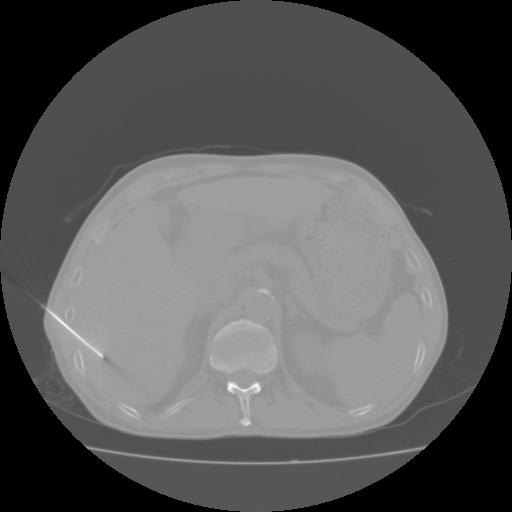
#> input picture Test_Img/10.jpg, 512 x 512 px, found by its file name
$ python compare_images.py
#> lines starting #> are read from the running program, lines starting #| are printed output that depends on the picture
# 返回一个图像，显示两个图像之间的差异。
import matplotlib.pyplot as plt
from matplotlib.gridspec import GridSpec

from skimage import data, transform, exposure, io
from skimage.util import compare_images


# img1 = data.coins()
# img1_equalized = exposure.equalize_hist(img1)
# img2 = transform.rotate(img1, 2)
from skimage import data, morphology, img_as_float, io
img1 = img_as_float(io.imread('/home/qiao/PythonProjects/Scikit-image_On_CT/Test_Img/10.jpg'))
#> img1: shape (512, 512) float64; min 0, max 0.996, mean 0.356
img1_equalized = exposure.equalize_hist(img1)
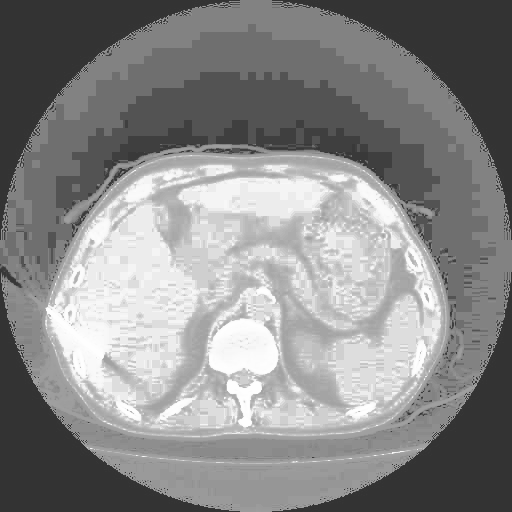
#> img1_equalized: shape (512, 512) float64; min 0.202, max 1, mean 0.539
img2 = img_as_float(io.imread('/home/qiao/PythonProjects/Scikit-image_On_CT/Test_Img/11.jpg'))
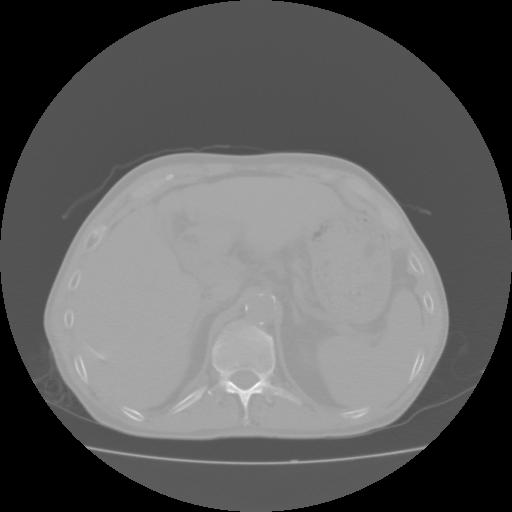
#> input picture Test_Img/11.jpg, 512 x 512 px, found by its file name
#> img2: shape (512, 512) float64; min 0, max 1, mean 0.376


comp_equalized = compare_images(img1, img1_equalized, method='checkerboard')
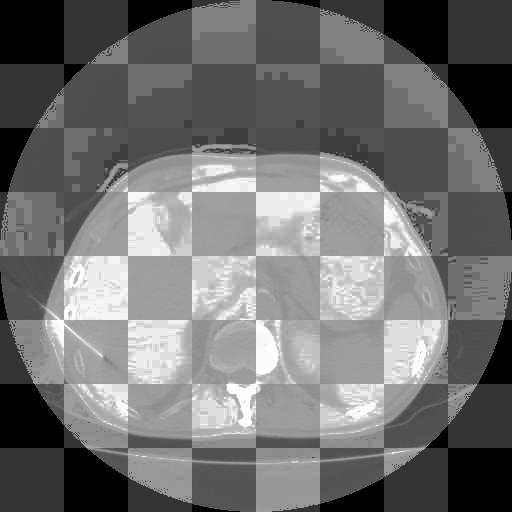
#> comp_equalized: shape (512, 512) float64; min 0, max 1, mean 0.446
diff_rotated = compare_images(img1, img2, method='diff')
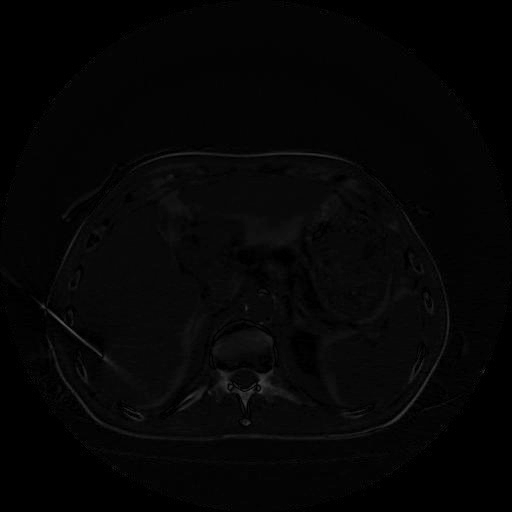
#> diff_rotated: shape (512, 512) float64; min 0, max 0.341, mean 0.0217
blend_rotated = compare_images(img1, img2, method='blend')

fig = plt.figure(figsize=(8, 9))

gs = GridSpec(3, 2)
ax0 = fig.add_subplot(gs[0, 0])
ax1 = fig.add_subplot(gs[0, 1])
ax2 = fig.add_subplot(gs[1:, :])

ax0.imshow(img1, cmap='gray')
ax0.set_title('Original')
ax1.imshow(img1_equalized, cmap='gray')
ax1.set_title('Equalized')
ax2.imshow(comp_equalized, cmap='gray')
ax2.set_title('Checkerboard comparison')
for a in (ax0, ax1, ax2):
    a.axis('off')
plt.tight_layout()
plt.plot()

fig = plt.figure(figsize=(8, 9))

gs = GridSpec(3, 2)
ax0 = fig.add_subplot(gs[0, 0])
ax1 = fig.add_subplot(gs[0, 1])
ax2 = fig.add_subplot(gs[1:, :])

ax0.imshow(img1, cmap='gray')
ax0.set_title('Original')
ax1.imshow(img2, cmap='gray')
ax1.set_title('Rotated')
ax2.imshow(diff_rotated, cmap='gray')
ax2.set_title('Diff comparison')
for a in (ax0, ax1, ax2):
    a.axis('off')
plt.tight_layout()
plt.plot()

fig = plt.figure(figsize=(8, 9))

gs = GridSpec(3, 2)
ax0 = fig.add_subplot(gs[0, 0])
ax1 = fig.add_subplot(gs[0, 1])
ax2 = fig.add_subplot(gs[1:, :])

ax0.imshow(img1, cmap='gray')
ax0.set_title('Original')
ax1.imshow(img2, cmap='gray')
ax1.set_title('Rotated')
ax2.imshow(blend_rotated, cmap='gray')
ax2.set_title('Blend comparison')
for a in (ax0, ax1, ax2):
    a.axis('off')
plt.tight_layout()
plt.plot()
plt.show()
